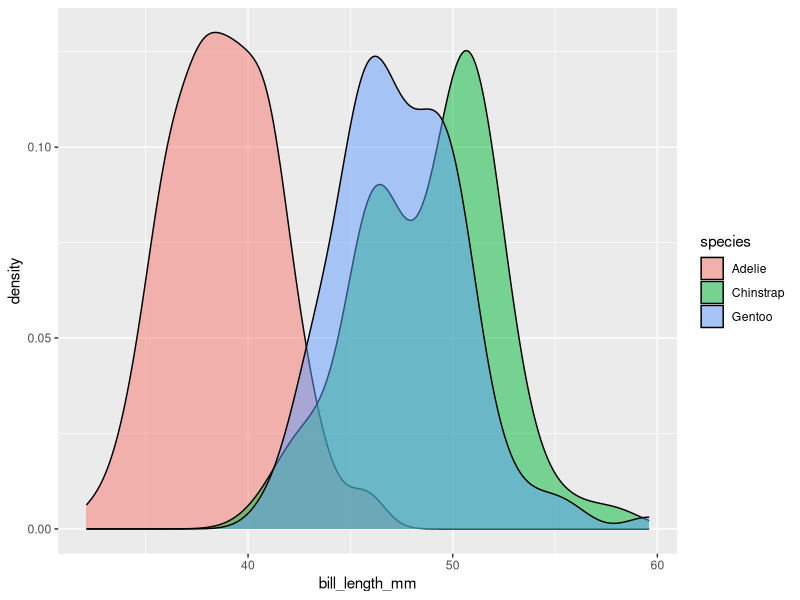
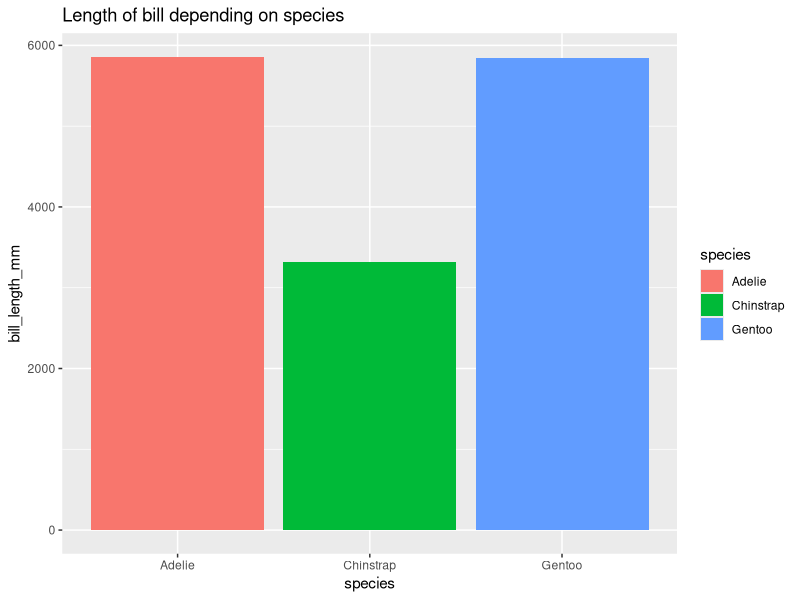
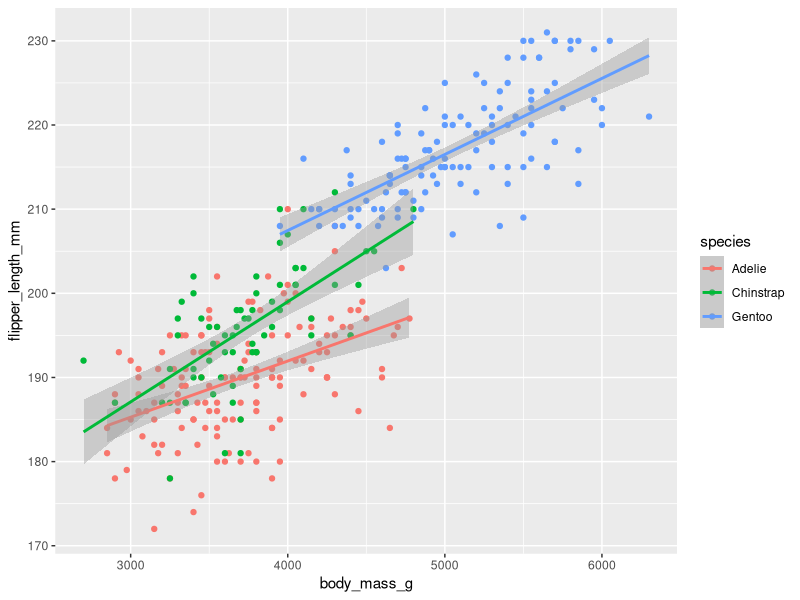

These charts were generated, in order, by the following R code:
## ---- chunk 1
knitr::opts_chunk$set(echo = TRUE)
library(palmerpenguins)
library(tidyverse)
## ---- chunk 2
colnames(penguins)
## ---- chunk 3
penguins %>%
  ggplot() +
  geom_density(mapping = aes(x = bill_length_mm, fill=species), alpha=0.5)
## ---- chunk 4
ggplot(data = penguins) + 
  geom_bar(
     mapping = aes(x = species, y = bill_length_mm, fill = species), 
     stat = "identity"
     ) +
  ggtitle(label = "Length of bill depending on species") +
  theme(plot.title = element_text(lineheight = 0.9))
## ---- chunk 5
penguins %>% 
  ggplot(mapping = aes(x = body_mass_g, y=flipper_length_mm, color=species)) +
  geom_point() +
  geom_smooth(method="lm")
